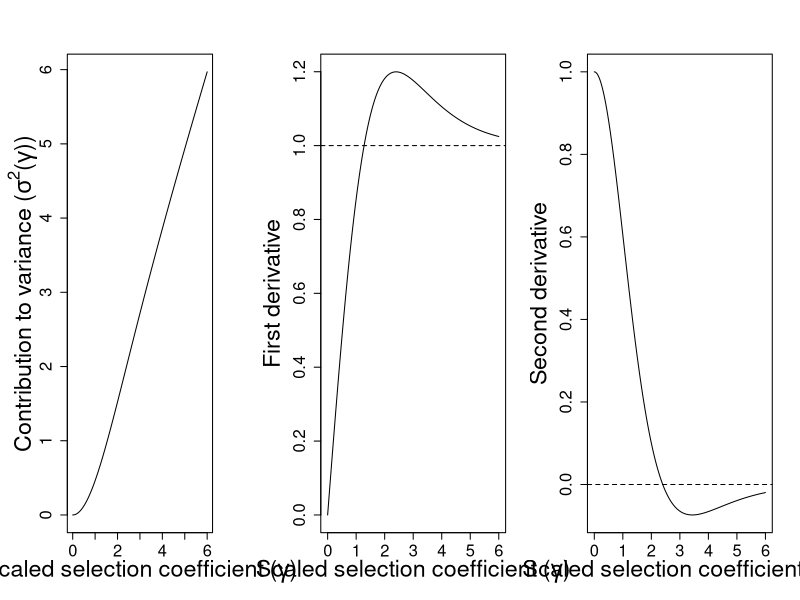

This figure's R source:

c = 0.5
Ne = 5000
bt = 0.5
my.gamma = log((1+bt)/(1-bt))
ft = my.gamma/(4*Ne*c)

d0fa = function(a) a*(exp(a)-1)/(exp(a)+1)
d1fa = function(a) (2*a*exp(a) + exp(2*a) - 1) / ((1 + exp(a))^2)
d2fa = function(a) - 2*exp(a)*(a*(exp(a)-1) - 2*(1 + exp(a) ) ) / ((1 + exp(a))^3)

gamma.inflect = uniroot(d2fa,interval=c(2,4))$root
bt.inflect = uniroot(function(x) gamma.inflect - log((1+x)/(1-x)),lower=0,upper=1)$root


cex.axis = 1.5
cex.lab = 1.4

pdf('figures/suppFigures/smallEffectSizeVarianceRelationship.pdf',width=12,height=5)
par(mfrow=c(1,3))
op = par(mar=c(5,5,4,4)+0.1)
my.a = seq(0,6,length.out=1000)
plot(
  my.a ,
  d0fa(my.a),
  type = 'l',
  xlab = '',
  ylab =  '',
  cex.axis = cex.axis,
  cex.lab = cex.lab
)
mtext(
  text=expression(paste('Scaled selection coefficient (', gamma ,')',sep='')),
  side=1,
  line=3,
  cex=cex.lab
)
mtext(
  text=expression(paste('Contribution to variance (', sigma^2 ,'(', gamma ,'))',sep='')),
  side=2,
  line=2.1,
  cex=cex.lab
)

par(op)
plot(
  my.a ,
  d1fa(my.a),
  type = 'l',
  xlab = '',
  ylab = '',
  cex.axis = cex.axis,
  cex.lab = cex.lab
)
mtext(
  text=expression(paste('Scaled selection coefficient (', gamma ,')',sep='')),
  side=1,
  line=3,
  cex=cex.lab
)
mtext(
  text='First derivative',
  side=2,
  line=2.9,
  cex=cex.lab
)
abline(h=1,lty=2)

plot(
  my.a ,
  d2fa(my.a),
  type = 'l',
  xlab = '',
  ylab = '',
  cex.axis = cex.axis,
  cex.lab = cex.lab
)
mtext(
  text='Second derivative',
  side=2,
  line=2.9,
  cex=cex.lab
)
abline(h=0,lty=2)
mtext(
  text=expression(paste('Scaled selection coefficient (', gamma ,')',sep='')),
  side=1,
  line=3,
  cex=cex.lab
)
dev.off()
